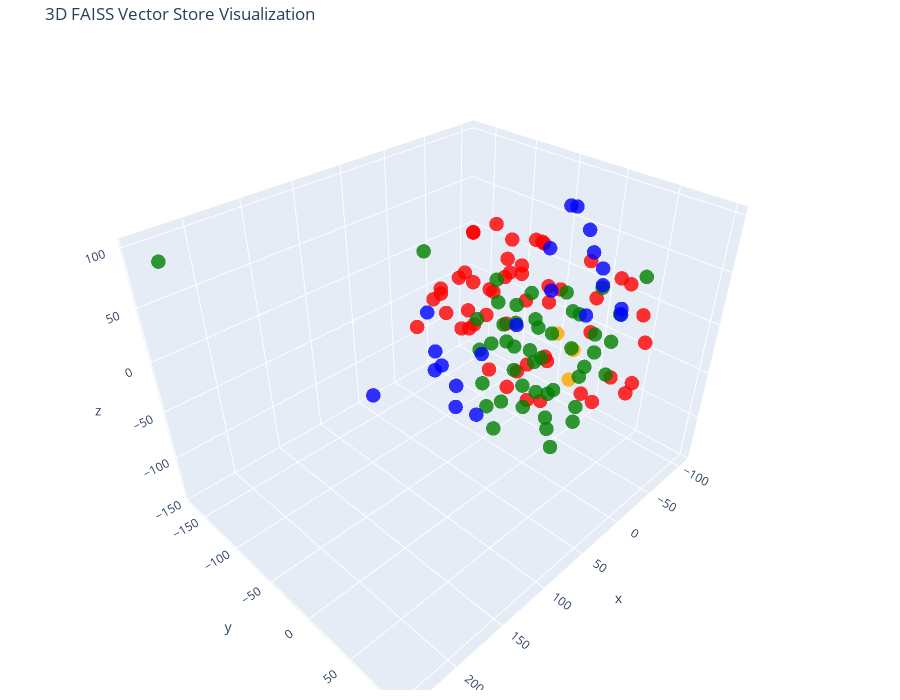

Notebook code for this chart:
### Code cell
# 3d
tsne = TSNE(n_components=3, random_state=42)
reduced_vectors = tsne.fit_transform(vectors)

# Create the 3D scatter plot
fig = go.Figure(data=[go.Scatter3d(
    x=reduced_vectors[:, 0],
    y=reduced_vectors[:, 1],
    z=reduced_vectors[:, 2],
    mode='markers',
    marker=dict(size=5, color=colors, opacity=0.8),
    text=[f"Type: {t}<br>Text: {d[:100]}..." for t, d in zip(doc_types, documents)],
    hoverinfo='text'
)])

fig.update_layout(
    title='3D FAISS Vector Store Visualization',
    scene=dict(xaxis_title='x', yaxis_title='y', zaxis_title='z'),
    width=900,
    height=700,
    margin=dict(r=20, b=10, l=10, t=40)
)

fig.show()

### Figure 1 — Plotly figure (JSON) as saved in the notebook; plotly's stock layout.template omitted (floating-point values rounded to 4 significant figures)
{"data": [{"hoverinfo": "text", "marker": {"color": ["orange", "orange", "orange", "red", "red", "red", "red", "red", "red", "red", "red", "red", "red", "red", "red", "red", "red", "red", "red", "red", "red", "red", "red", "red", "red", "red", "red", "red", "red", "red", "red", "red", "red", "red", "red", "red", "red", "red", "red", "red", "red", "red", "red", "red", "red", "red", "red", "red", "red", "red", "red", "red", "red", "red", "red", "green", "green", "green", "green", "green", "green", "green", "green", "green", "green", "green", "green", "green", "green", "green", "green", "green", "green", "green", "green", "green", "green", "green", "green", "green", "green", "green", "green", "green", "green", "green", "green", "green", "green", "green", "green", "green", "green", "green", "green", "green", "green", "green", "green", "green", "green", "green", "blue", "blue", "blue", "blue", "blue", "blue", "blue", "blue", "blue", "blue", "blue", "blue", "blue", "blue", "blue", "blue", "blue", "blue", "blue", "blue", "blue"], "opacity": 0.8, "size": 5}, "mode": "markers", "text": ["Type: company<br>Text: # About Insurellm\n\nInsurellm was founded by Avery Lancaster in 2015 as an insurance tech startup des...", "Type: company<br>Text: # Careers at Insurellm\n\nInsurellm is hiring! We are looking for talented software engineers, data sc...", "Type: company<br>Text: # Overview of Insurellm\n\nInsurellm is an innovative insurance tech firm with 200 employees across th...", "Type: contracts<br>Text: # Contract with Apex Reinsurance for Rellm: AI-Powered Enterprise Reinsurance Solution\n\n## Terms\n\n1....", "Type: contracts<br>Text: ## Renewal\n\n1. **Automatic Renewal**: This Agreement will automatically renew for successive one-yea...", "Type: contracts<br>Text: 2. **Seamless Integrations**: The architecture of Rellm allows for easy integration with existing sy...", "Type: contracts<br>Text: 1. **Technical Support**: Provider shall offer dedicated technical support to the Client via phone, ...", "Type: contracts<br>Text: **Insurellm, Inc.**  \n_____________________________  \nAuthorized Signature   \nDate: ________________...", "Type: contracts<br>Text: # Contract with Belvedere Insurance for Markellm\n\n## Terms\nThis Contract (\"Agreement\") is made and e...", "Type: contracts<br>Text: ## Renewal\n1. **Renewal Terms**: This Agreement may be renewed for additional one-year terms upon mu...", "Type: contracts<br>Text: ## Features\n1. **AI-Powered Matching**: Belvedere Insurance will benefit from Markellm's AI-powered ...", "Type: contracts<br>Text: ## Support\n1. **Technical Support**: Technical support will be available from 9 AM to 7 PM EST, Mond...", "Type: contracts<br>Text: **Belvedere Insurance**  \nSignature: ______________________  \nName: [Authorized Signatory]  \nTitle: ...", "Type: contracts<br>Text: # Contract with BrightWay Solutions for Markellm\n\n**Contract Date:** October 5, 2023  \n**Contract ID...", "Type: contracts<br>Text: 3. **Service Level Agreement (SLA):**  \n   Insurellm commits to a 99.9% uptime for the platform with...", "Type: contracts<br>Text: 2. **Real-Time Quote Availability:**  \n   Consumers sourced via BrightWay Solutions will receive rea...", "Type: contracts<br>Text: 3. **Training and Onboarding:**  \n   Insurellm agrees to provide one free training session on how to...", "Type: contracts<br>Text: # Contract with EverGuard Insurance for Rellm: AI-Powered Enterprise Reinsurance Solution\n\n**Contrac...", "Type: contracts<br>Text: 4. **Usage Rights**: EverGuard Insurance is granted a non-exclusive, non-transferable license to acc...", "Type: contracts<br>Text: 1. **Core Functionality**: Rellm provides EverGuard Insurance with advanced AI-driven analytics, sea...", "Type: contracts<br>Text: 1. **Customer Support**: Insurellm will provide EverGuard Insurance with 24/7 customer support, incl...", "Type: contracts<br>Text: ---\n\n**Signatures**  \n**For Insurellm**: __________________________  \n**Name**: John Smith  \n**Title...", "Type: contracts<br>Text: # Contract with GreenField Holdings for Markellm\n\n**Effective Date:** November 15, 2023  \n**Contract...", "Type: contracts<br>Text: ## Renewal\n1. **Automatic Renewal**: This contract will automatically renew for sequential one-year ...", "Type: contracts<br>Text: ## Features\n1. **AI-Powered Matching**: Access to advanced algorithms that connect GreenField Holdin...", "Type: contracts<br>Text: ## Support\n1. **Customer Support Access**: The Client will have access to dedicated support through ...", "Type: contracts<br>Text: **Signatures:**  \n_________________________                           _________________________  \n**...", "Type: contracts<br>Text: # Contract with Greenstone Insurance for Homellm\n\n---\n\n## Terms\n\n1. **Parties**: This Contract (\"Agr...", "Type: contracts<br>Text: 4. **Payment Terms**: \n   - The Customer shall pay an amount of $10,000 per month for the Standard T...", "Type: contracts<br>Text: ---\n\n## Features\n\n- **AI-Powered Risk Assessment**: Customer will have access to enhanced risk evalu...", "Type: contracts<br>Text: - **Customer Portal**: A dedicated portal will be provided, allowing the Customer's clients to manag...", "Type: contracts<br>Text: ______________________________  \n[Name], [Title]  \nDate: ______________________\n\n**For Greenstone In...", "Type: contracts<br>Text: # Contract with GreenValley Insurance for Homellm\n\n**Contract Date:** October 6, 2023  \n**Contract N...", "Type: contracts<br>Text: 4. **Confidentiality:** Both parties agree to maintain the confidentiality of proprietary informatio...", "Type: contracts<br>Text: 1. **AI-Powered Risk Assessment:** Access to advanced AI algorithms for real-time risk evaluations.\n...", "Type: contracts<br>Text: 3. **Regular Updates:** Insurellm will offer ongoing updates and enhancements to the Homellm platfor...", "Type: contracts<br>Text: # Contract with Pinnacle Insurance Co. for Homellm\n\n## Terms\nThis contract (\"Contract\") is entered i...", "Type: contracts<br>Text: ## Renewal\n1. **Renewal Terms**: At the end of the initial term, this Contract shall automatically r...", "Type: contracts<br>Text: ## Features\n1. **AI-Powered Risk Assessment**: Utilized for tailored underwriting decisions specific...", "Type: contracts<br>Text: ## Support\n1. **Technical Support**: Insurellm shall provide 24/7 technical support via an email and...", "Type: contracts<br>Text: # Contract with Roadway Insurance Inc. for Carllm\n\n---\n\n## Terms\n\n1. **Agreement Effective Date**: T...", "Type: contracts<br>Text: ---\n\n## Renewal\n\n1. **Automatic Renewal**: This agreement will automatically renew for an additional...", "Type: contracts<br>Text: ---\n\n## Features\n\n1. **Access to Core Features**: Roadway Insurance Inc. will have access to all Pro...", "Type: contracts<br>Text: ---\n\n## Support\n\n1. **Technical Support**: Roadway Insurance Inc. will receive priority technical su...", "Type: contracts<br>Text: # Contract with Stellar Insurance Co. for Rellm\n\n## Terms\nThis contract is made between **Insurellm*...", "Type: contracts<br>Text: ### Termination\nEither party may terminate this agreement with a **30-day written notice**. In the e...", "Type: contracts<br>Text: ## Features\nStellar Insurance Co. will receive access to the following features of the Rellm product...", "Type: contracts<br>Text: ## Support\nInsurellm provides Stellar Insurance Co. with the following support services:\n\n- **24/7 T...", "Type: contracts<br>Text: # Contract with TechDrive Insurance for Carllm\n\n**Contract Date:** October 1, 2024  \n**Contract Dura...", "Type: contracts<br>Text: ## Renewal\n\n1. **Automatic Renewal**: This contract shall automatically renew for additional one-yea...", "Type: contracts<br>Text: ## Support\n\n1. **Customer Support**: Insurellm will provide 24/7 customer support to TechDrive Insur...", "Type: contracts<br>Text: **TechDrive Insurance Representative:**  \nName: Sarah Johnson  \nTitle: Operations Director  \nDate: _...", "Type: contracts<br>Text: # Contract with Velocity Auto Solutions for Carllm\n\n**Contract Date:** October 1, 2023  \n**Contract ...", "Type: contracts<br>Text: ## Renewal\n\n1. **Automatic Renewal**: This contract will automatically renew for successive 12-month...", "Type: contracts<br>Text: ## Support\n\n1. **Customer Support**: Velocity Auto Solutions will have access to Insurellm’s custome...", "Type: employees<br>Text: # HR Record\n\n# Alex Chen\n\n## Summary\n- **Date of Birth:** March 15, 1990  \n- **Job Title:** Backend ...", "Type: employees<br>Text: ## Annual Performance History\n- **2020:**  \n  - Completed onboarding successfully.  \n  - Met expecta...", "Type: employees<br>Text: ## Compensation History\n- **2020:** Base Salary: $80,000  \n- **2021:** Base Salary Increase to $90,0...", "Type: employees<br>Text: Alex Chen continues to be a vital asset at Insurellm, contributing significantly to innovative backe...", "Type: employees<br>Text: # HR Record\n\n# Alex Harper\n\n## Summary\n- **Date of Birth**: March 15, 1993  \n- **Job Title**: Sales ...", "Type: employees<br>Text: ## Annual Performance History  \n- **2021**:  \n  - **Performance Rating**: 4.5/5  \n  - **Key Achievem...", "Type: employees<br>Text: - **2022**:  \n  - **Base Salary**: $65,000 (Promotion to Senior SDR)  \n  - **Bonus**: $13,000 (20% o...", "Type: employees<br>Text: # HR Record\n\n# Alex Thomson\n\n## Summary\n- **Date of Birth:** March 15, 1995  \n- **Job Title:** Sales...", "Type: employees<br>Text: ## Annual Performance History  \n- **2022** - Rated as \"Exceeds Expectations.\" Alex Thomson achieved ...", "Type: employees<br>Text: ## Other HR Notes\n- Alex Thomson is an active member of the Diversity and Inclusion committee at Ins...", "Type: employees<br>Text: # Avery Lancaster\n\n## Summary\n- **Date of Birth**: March 15, 1985  \n- **Job Title**: Co-Founder & Ch...", "Type: employees<br>Text: - **2010 - 2013**: Business Analyst at Edge Analytics  \n  Prior to joining Innovate, Avery worked as...", "Type: employees<br>Text: - **2018**: **Exceeds Expectations**  \n  Under Avery’s pivoted vision, Insurellm launched two new su...", "Type: employees<br>Text: - **2022**: **Satisfactory**  \n  Avery focused on rebuilding team dynamics and addressing employee c...", "Type: employees<br>Text: ## Compensation History\n- **2015**: $150,000 base salary + Significant equity stake  \n- **2016**: $1...", "Type: employees<br>Text: ## Other HR Notes\n- **Professional Development**: Avery has actively participated in leadership trai...", "Type: employees<br>Text: # HR Record\n\n# Emily Carter\n\n## Summary\n- **Date of Birth:** August 12, 1990  \n- **Job Title:** Acco...", "Type: employees<br>Text: - **2017-2019:** Marketing Intern  \n  - Assisted with market research and campaign development for s...", "Type: employees<br>Text: ## Compensation History\n| Year | Base Salary | Bonus         | Total Compensation |\n|------|--------...", "Type: employees<br>Text: Emily Carter exemplifies the kind of talent that drives Insurellm's success and is an invaluable ass...", "Type: employees<br>Text: # HR Record\n\n# Emily Tran\n\n## Summary\n- **Date of Birth:** March 18, 1991  \n- **Job Title:** Digital...", "Type: employees<br>Text: - **January 2017 - May 2018**: Marketing Intern  \n  - Supported the Marketing team by collaborating ...", "Type: employees<br>Text: - **2021**:  \n  - Performance Rating: Meets Expectations  \n  - Key Achievements: Contributed to the ...", "Type: employees<br>Text: - **Professional Development Goals**:  \n  - Emily Tran aims to become a Marketing Manager within the...", "Type: employees<br>Text: # HR Record\n\n# Jordan Blake\n\n## Summary\n- **Date of Birth:** March 15, 1993  \n- **Job Title:** Sales...", "Type: employees<br>Text: ## Annual Performance History\n- **2021:** First year at Insurellm; achieved 90% of monthly targets. ...", "Type: employees<br>Text: ## Other HR Notes\n- Jordan has shown an interest in continuing education, actively participating in ...", "Type: employees<br>Text: # HR Record\n\n# Jordan K. Bishop\n\n## Summary\n- **Date of Birth:** March 15, 1990\n- **Job Title:** Fro...", "Type: employees<br>Text: ## Annual Performance History\n- **2019:** Exceeds Expectations - Continuously delivered high-quality...", "Type: employees<br>Text: ## Compensation History\n- **June 2018:** Starting Salary - $85,000\n- **June 2019:** Salary Increase ...", "Type: employees<br>Text: ## Other HR Notes\n- Jordan K. Bishop has been an integral part of club initiatives, including the In...", "Type: employees<br>Text: # HR Record\n\n# Maxine Thompson\n\n## Summary\n- **Date of Birth:** January 15, 1991  \n- **Job Title:** ...", "Type: employees<br>Text: ## Insurellm Career Progression\n- **January 2017 - October 2018**: **Junior Data Engineer**  \n  * Ma...", "Type: employees<br>Text: ## Annual Performance History\n- **2017**: *Meets Expectations*  \n  Maxine showed potential in her ro...", "Type: employees<br>Text: - **2021**: *Exceeds Expectations*  \n  Maxine spearheaded the transition to a new data warehousing s...", "Type: employees<br>Text: ## Compensation History\n- **2017**: $70,000 (Junior Data Engineer)  \n- **2018**: $75,000 (Junior Dat...", "Type: employees<br>Text: # HR Record\n\n# Oliver Spencer\n\n## Summary\n- **Date of Birth**: May 14, 1990  \n- **Job Title**: Backe...", "Type: employees<br>Text: ## Annual Performance History\n- **2018**: **3/5** - Adaptable team player but still learning to take...", "Type: employees<br>Text: ## Compensation History\n- **March 2018**: Initial salary of $80,000.\n- **July 2019**: Salary increas...", "Type: employees<br>Text: # Samantha Greene\n\n## Summary\n- **Date of Birth:** October 14, 1990\n- **Job Title:** HR Generalist\n-...", "Type: employees<br>Text: ## Annual Performance History\n- **2020:** Exceeds Expectations  \n  Samantha Greene demonstrated exce...", "Type: employees<br>Text: ## Compensation History\n- **2020:** Base Salary - $55,000  \n  The entry-level salary matched industr...", "Type: employees<br>Text: - **2023:** Base Salary - $70,000  \n  Recognized for substantial improvement in employee relations m...", "Type: employees<br>Text: # HR Record\n\n# Samuel Trenton\n\n## Summary\n- **Date of Birth:** April 12, 1989  \n- **Job Title:** Sen...", "Type: employees<br>Text: ## Annual Performance History\n- **2023:** Rating: 4.5/5  \n  *Samuel exceeded expectations, successfu...", "Type: employees<br>Text: ## Compensation History\n- **2023:** Base Salary: $115,000 + Bonus: $15,000  \n  *Annual bonus based o...", "Type: employees<br>Text: - **Engagement in Company Culture:** Regularly participates in team-building events and contributes ...", "Type: products<br>Text: # Product Summary\n\n# Carllm\n\n## Summary\n\nCarllm is an innovative auto insurance product developed by...", "Type: products<br>Text: - **Instant Quoting**: With Carllm, insurance companies can offer near-instant quotes to customers, ...", "Type: products<br>Text: - **Mobile Integration**: Carllm is designed to work seamlessly with mobile applications, providing ...", "Type: products<br>Text: - **Professional Tier**: $2,500/month\n  - For medium-sized companies.\n  - All Basic Tier features pl...", "Type: products<br>Text: ### Q2 2025: Customer Experience Improvements\n- Launch of a new **mobile app** for end-users.\n- Intr...", "Type: products<br>Text: # Product Summary\n\n# Homellm\n\n## Summary\nHomellm is an innovative home insurance product developed b...", "Type: products<br>Text: ### 2. Dynamic Pricing Model\nWith Homellm's innovative dynamic pricing model, insurance providers ca...", "Type: products<br>Text: ### 5. Multi-Channel Integration\nHomellm seamlessly integrates into existing insurance platforms, pr...", "Type: products<br>Text: - **Basic Tier:** Starting at $5,000/month for small insurers with basic integration features.\n- **S...", "Type: products<br>Text: All tiers include a comprehensive training program and ongoing updates to ensure optimal performance...", "Type: products<br>Text: With Homellm, Insurellm is committed to transforming the landscape of home insurance, ensuring both ...", "Type: products<br>Text: # Product Summary\n\n# Markellm\n\n## Summary\n\nMarkellm is an innovative two-sided marketplace designed ...", "Type: products<br>Text: - **User-Friendly Interface**: Designed with user experience in mind, Markellm features an intuitive...", "Type: products<br>Text: - **Customer Support**: Our dedicated support team is always available to assist both consumers and ...", "Type: products<br>Text: ### For Insurance Companies:\n- **Basic Listing Fee**: $199/month for a featured listing on the platf...", "Type: products<br>Text: ### Q3 2025\n- Initiate a comprehensive marketing campaign targeting both consumers and insurers to i...", "Type: products<br>Text: # Product Summary\n\n# Rellm: AI-Powered Enterprise Reinsurance Solution\n\n## Summary\n\nRellm is an inno...", "Type: products<br>Text: ### Seamless Integrations\nRellm's architecture is designed for effortless integration with existing ...", "Type: products<br>Text: ### Regulatory Compliance Tools\nRellm includes built-in compliance tracking features to help organiz...", "Type: products<br>Text: Join the growing number of organizations leveraging Rellm to enhance their reinsurance processes whi...", "Type: products<br>Text: Experience the future of reinsurance with Rellm, where innovation meets reliability. Let Insurellm h..."], "type": "scatter3d", "x": [-6.141, 12.15, 4.148, 64.6, 78.04, 88.15, 55.99, 39.39, -11.17, 8.178, -45.61, 31.27, 13.49, -3.144, -11.01, -27.68, 8.01, -98.9, 57.13, -63.89, 40.82, 28.51, 13.25, 31.62, -10.98, -8.123, 23.8, 26.72, 26.74, -30.89, 23.68, 13.19, 20.32, 38.34, -6.641, -1.453, 20.8, 21.72, -17.54, 20.75, 68.33, 54.11, -1.075, 55.54, 41.41, 62.66, 77.5, 55.04, 67.07, 61.66, 47.37, 42.65, 40.49, -34.73, 34.23, 7.017, -75.87, -26.32, 1.605, -29.22, -41.66, -46.33, 240.0, -40.37, -28.04, -26.19, -55.98, -75.78, -85.26, -73.26, -27.44, 18.64, -105.5, -5.984, 22.45, 34.49, 62.3, -16.45, 49.18, -5.877, -15.68, 1.366, 11.47, -68.27, -79.19, 2.946, -1.579, -50.46, -83.96, -63.11, -54.26, -9.466, -86.32, 45.83, -10.9, -75.97, -37.26, -21.97, -21.85, -48.85, -51.49, -50.95, 37.6, -61.21, -36.39, -39.69, 89.86, -48.07, -27.16, -35.31, -50.52, -66.77, -26.7, -5.129, 75.49, 55.8, -28.1, 84.87, 64.24, 89.96, 96.02, 94.23, 26.75], "y": [39.22, 50.35, 29.05, 22.0, 17.55, -46.14, -51.7, -77.69, -35.82, 100.2, -37.74, -48.87, -72.64, -29.77, -17.06, -36.67, -41.66, 52.43, 19.39, 65.16, -28.41, -45.11, -19.3, 86.54, 42.9, -2.466, -77.82, 6.365, 74.49, 68.41, -47.6, -95.26, 28.25, 43.2, 54.67, -70.73, 21.22, 93.45, 90.32, -25.91, 65.11, 90.17, 77.13, 42.85, -8.465, -10.42, -7.68, -22.22, 40.41, 60.94, 15.28, -8.735, 47.84, 0.6401, 23.97, 1.697, -21.83, -48.64, 52.83, -9.642, -51.75, -28.36, -145.0, -75.94, 0.6303, 60.3, 43.27, 36.36, 50.55, -59.82, 37.94, -36.83, -3.243, -63.71, 37.95, -17.17, -64.5, -77.42, 4.465, -21.31, -44.31, -16.79, 3.075, 0.02988, -57.43, 7.201, -30.86, 18.68, 8.682, 23.37, -42.2, 15.43, -19.82, 62.42, 16.67, -9.961, -76.7, 36.51, -6.911, -80.08, -59.22, -8.451, -171.2, -9.624, 1.777, 19.64, 21.19, 53.14, 65.84, 40.74, 18.8, 19.04, 33.89, 12.59, -39.47, -51.34, -9.189, -6.028, 1.921, -23.84, -25.96, 3.373, 4.825], "z": [-5.68, -20.38, 10.36, 82.81, 55.08, 20.59, 35.56, 12.59, 65.85, -9.632, 52.93, 46.35, 25.37, 40.47, 15.63, 27.15, 24.19, -35.99, 39.1, -56.19, 9.731, -7.219, 63.16, -12.6, 75.31, 76.56, -7.922, 71.94, 42.66, 57.42, 80.38, 5.402, 60.15, 59.84, 49.38, 63.46, 93.57, 8.861, 44.78, 93.55, -3.199, 9.434, 77.65, -21.56, 48.94, 65.04, 31.78, 32.03, 10.52, 31.39, -27.72, -24.83, 10.53, 23.95, -7.759, -78.63, -4.986, -48.06, -53.08, -48.76, -16.46, -32.63, 98.24, 1.002, -17.44, -30.07, -19.13, -2.805, 35.72, -19.95, -33.99, -66.48, -4.496, -54.77, -61.11, -72.94, 71.22, -31.88, -76.8, -56.42, -22.72, -25.35, -51.91, -15.6, -50.85, -28.99, -95.25, -66.22, -40.48, -43.33, -68.16, -65.34, -28.61, -64.08, -105.7, -60.92, -68.56, -92.15, -81.98, -28.32, -43.52, -96.18, -142.7, 87.55, 99.67, 83.64, -29.11, 21.49, 30.48, 43.74, 59.6, 38.64, 16.17, 39.67, -24.59, -35.61, 61.4, -39.41, 6.318, 8.81, 46.17, -8.201, 17.74]}], "layout": {"height": 700, "margin": {"b": 10, "l": 10, "r": 20, "t": 40}, "scene": {"xaxis": {"title": {"text": "x"}}, "yaxis": {"title": {"text": "y"}}, "zaxis": {"title": {"text": "z"}}}, "title": {"text": "3D FAISS Vector Store Visualization"}, "width": 900}}
